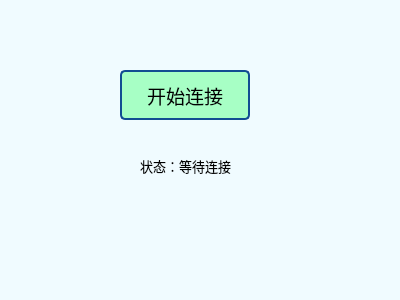
<?xml version="1.0" encoding="UTF-8"?>
<ui version="4.0">
 <class>MainWindow</class>
 <widget class="QMainWindow" name="MainWindow">
  <property name="geometry">
   <rect>
    <x>0</x>
    <y>0</y>
    <width>400</width>
    <height>300</height>
   </rect>
  </property>
  <property name="windowTitle">
   <string>Connect</string>
  </property>
  <widget class="QWidget" name="centralWidget">
   <property name="styleSheet">
    <string notr="true">background-color:rgb(240, 251, 255)</string>
   </property>
   <widget class="QPushButton" name="connectButton">
    <property name="geometry">
     <rect>
      <x>120</x>
      <y>70</y>
      <width>130</width>
      <height>50</height>
     </rect>
    </property>
    <property name="font">
     <font>
      <family>黑体</family>
      <pointsize>14</pointsize>
     </font>
    </property>
    <property name="styleSheet">
     <string notr="true">QPushButton {
	border:2px solid #124d92;
	border-radius:5px;
	background-color:rgb(167, 255, 197);
}
QPushButton:pressed {
	background-color:qlineargradient(x1: 0, y1: 0, x2: 0, y2: 1,stop: 0 #dadbde, stop: 1 #f6f7fa);
}</string>
    </property>
    <property name="text">
     <string>开始连接</string>
    </property>
   </widget>
   <widget class="QLabel" name="connectStatus">
    <property name="geometry">
     <rect>
      <x>80</x>
      <y>130</y>
      <width>211</width>
      <height>71</height>
     </rect>
    </property>
    <property name="font">
     <font>
      <family>黑体</family>
      <pointsize>10</pointsize>
     </font>
    </property>
    <property name="text">
     <string>状态：等待连接</string>
    </property>
    <property name="alignment">
     <set>Qt::AlignCenter</set>
    </property>
    <property name="wordWrap">
     <bool>true</bool>
    </property>
   </widget>
  </widget>
 </widget>
 <layoutdefault spacing="6" margin="11"/>
 <resources/>
 <connections/>
</ui>
